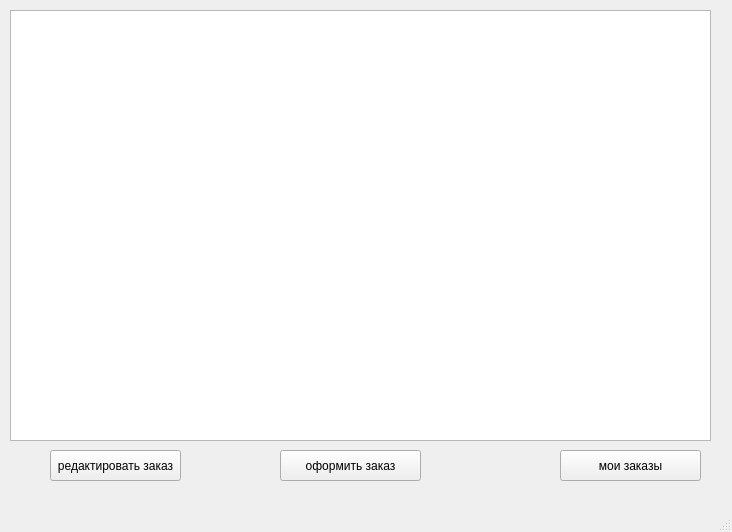
<?xml version="1.0" encoding="UTF-8"?>
<ui version="4.0">
 <class>MainWindow</class>
 <widget class="QMainWindow" name="MainWindow">
  <property name="geometry">
   <rect>
    <x>0</x>
    <y>0</y>
    <width>732</width>
    <height>532</height>
   </rect>
  </property>
  <property name="windowTitle">
   <string>MainWindow</string>
  </property>
  <widget class="QWidget" name="centralwidget">
   <widget class="QTableWidget" name="tableWidget">
    <property name="geometry">
     <rect>
      <x>10</x>
      <y>10</y>
      <width>701</width>
      <height>431</height>
     </rect>
    </property>
   </widget>
   <widget class="QPushButton" name="editButton">
    <property name="geometry">
     <rect>
      <x>50</x>
      <y>450</y>
      <width>131</width>
      <height>31</height>
     </rect>
    </property>
    <property name="text">
     <string>редактировать заказ</string>
    </property>
   </widget>
   <widget class="QPushButton" name="makeButton">
    <property name="geometry">
     <rect>
      <x>280</x>
      <y>450</y>
      <width>141</width>
      <height>31</height>
     </rect>
    </property>
    <property name="text">
     <string>оформить заказ</string>
    </property>
   </widget>
   <widget class="QPushButton" name="orderButton">
    <property name="geometry">
     <rect>
      <x>560</x>
      <y>450</y>
      <width>141</width>
      <height>31</height>
     </rect>
    </property>
    <property name="text">
     <string>мои заказы</string>
    </property>
   </widget>
  </widget>
  <widget class="QMenuBar" name="menubar">
   <property name="geometry">
    <rect>
     <x>0</x>
     <y>0</y>
     <width>732</width>
     <height>22</height>
    </rect>
   </property>
  </widget>
  <widget class="QStatusBar" name="statusbar"/>
 </widget>
 <resources/>
 <connections/>
</ui>
